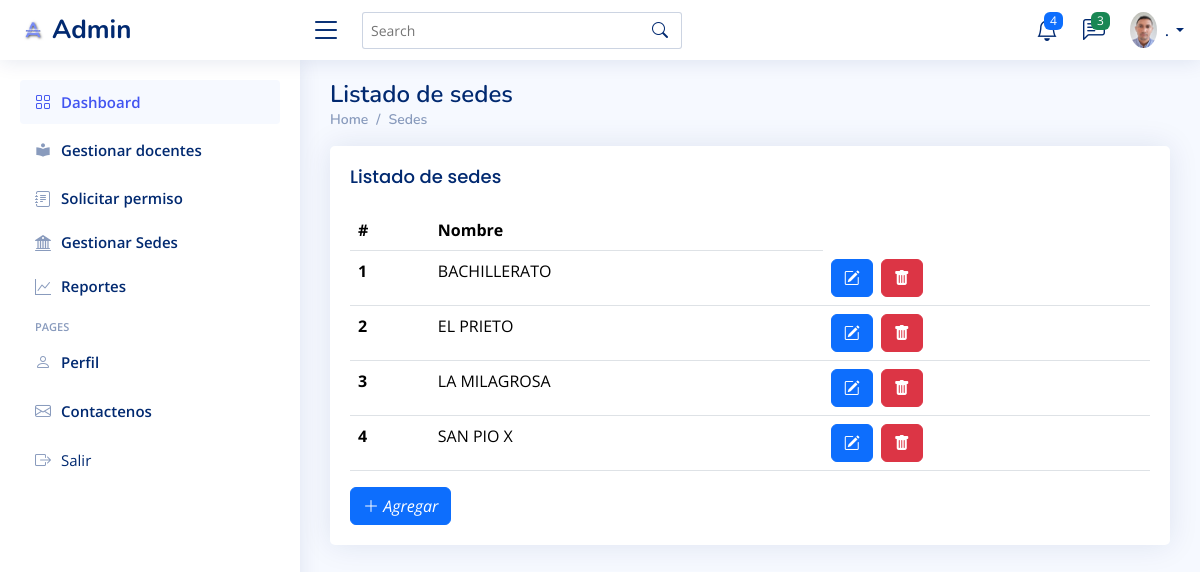
The app's page /listar_sedes/ with its own data.
### login/models.py (models this page shows, shortened)
class Sede(models.Model):
    nombre = models.CharField(max_length=200)
    estado = models.BooleanField(default=True)
    class Meta:
        ordering = ['nombre']

### login/views.py (the view)
# urls.py: path('listar_sedes/', ListarSedes.as_view(), name='listar_sedes'),
class ListarSedes(ListView):
    model = Sede
    paginate_by = 20
    template_name = 'src/listar_sedes.html'
    def get_context_data(self, **kwargs):
        context = super().get_context_data(**kwargs)
        context['title'] = 'Listado de sedes'
        return context

### templates/src/listar_sedes.html (shortened to what this page needs)
{% extends "base.html" %}
{% load static %}
{% block table %}
<main id="main" class="main">
    <div class="pagetitle">
        <h1>{{title}}</h1>
        <nav>
            <ol class="breadcrumb">
                <li class="breadcrumb-item"><a href={% url "index" %}>Home</a></li>
                <li class="breadcrumb-item"><a href={% url "listar_sedes" %}>Sedes</a></li>
            </ol>
        </nav>
    </div>
    <div class="row">
        <div class="col-lg-12">
            <div class="card">
                <div class="card-body">
                    <h5 class="card-title">{{title}}</h5>
                    <table class="table table-hover">
                        <thead>
                            <tr>
                                <th scope="col">#</th>
                                <th scope="col">Nombre</th>
                            </tr>
                        </thead>
                        <tbody>
                            {% for c in object_list %}
                                {% if c.estado == True %}
                            <tr>
                                <th scope="row">{{forloop.counter}}</th>
                                <td>{{c.nombre}}</td>
                                <td><a class="btn btn-primary me-1" href=" {% url "editar_sede" c.id %} " title="
                                        Editar"><i class="bi bi-pencil-square "></i></a><a class="btn btn-danger ms-1"
                                        href=" {% url "eliminar_sede" c.id %} "
                                        title=" Eliminar"><i class="bi bi-trash-fill"></i></a></td>
                            </tr>
                                {% endif %}
                            {% endfor %}
                        </tbody>
                    </table>
                    <a class="btn btn-primary" href=" {% url "crear_sede" %} "><i class=" bi bi-plus-lg">
                        Agregar</i></a>
                </div>
            </div>
        </div>
    </div>
</main>
{% endblock %}

### records on screen
Sede: nombre "BACHILLERATO"
Sede: nombre "EL PRIETO"
Sede: nombre "LA MILAGROSA"
Sede: nombre "SAN PIO X"

### other values on screen
{{ title }} "Listado de sedes"
